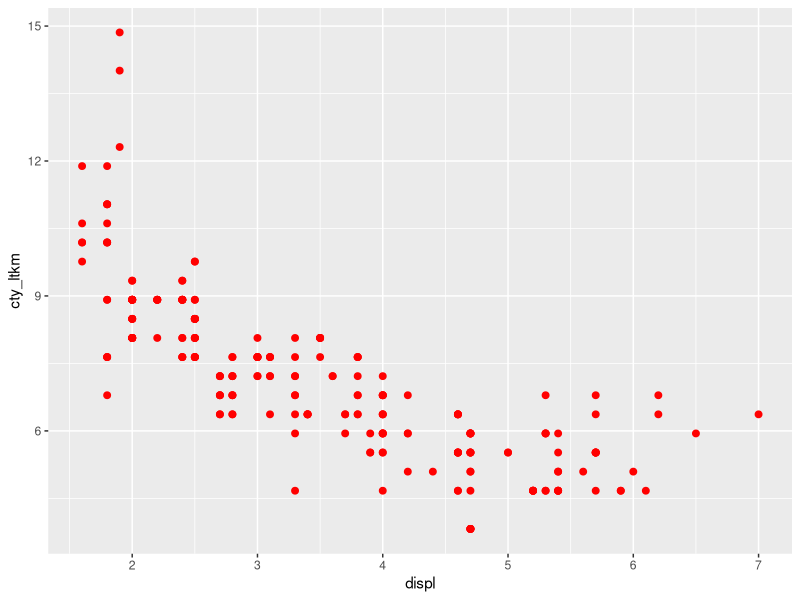
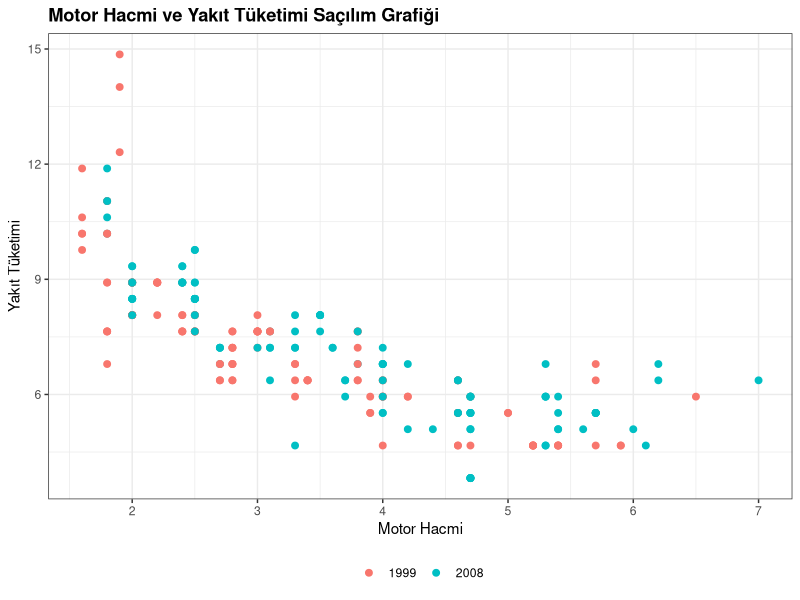
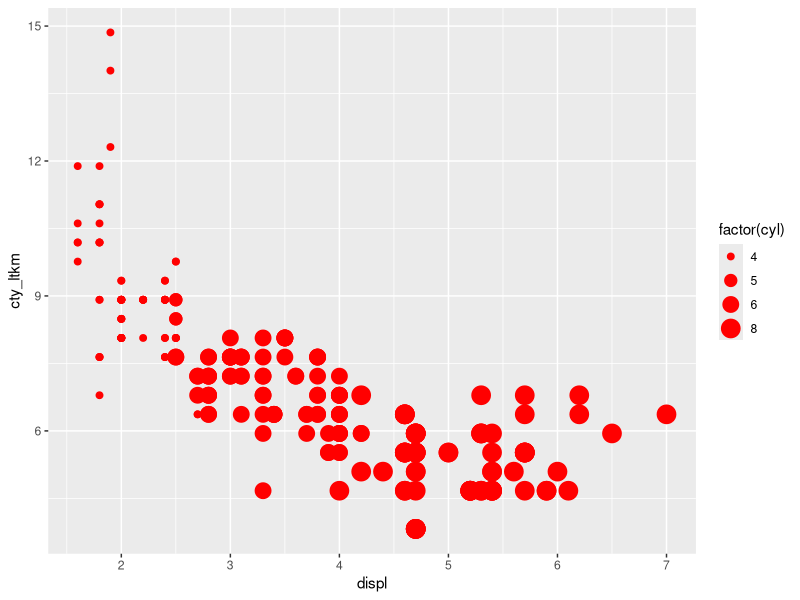
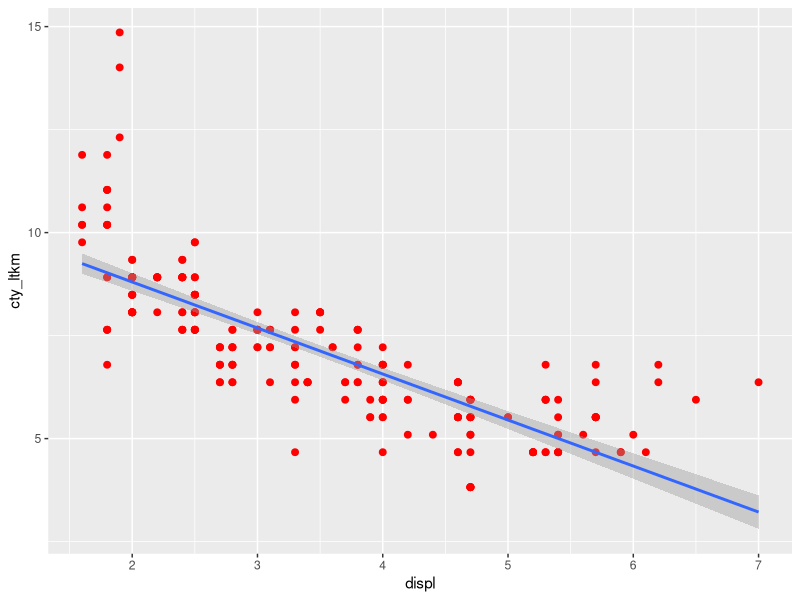
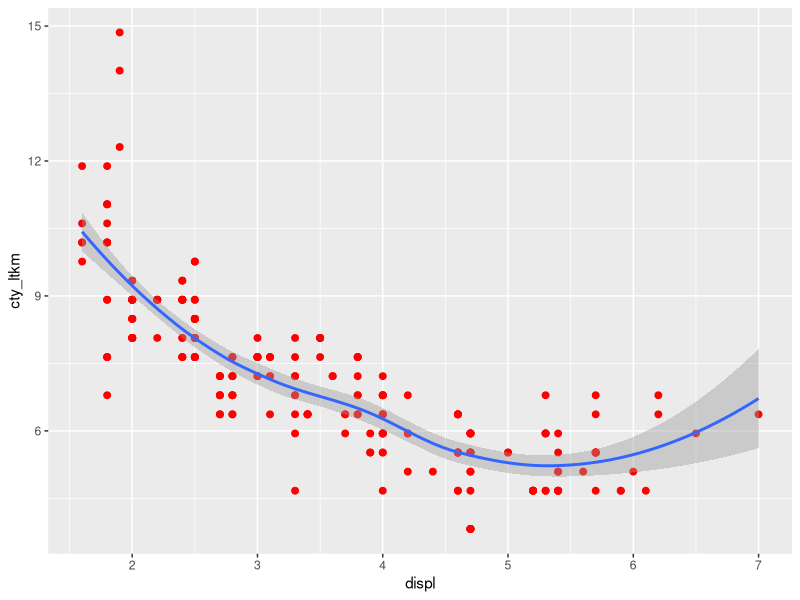
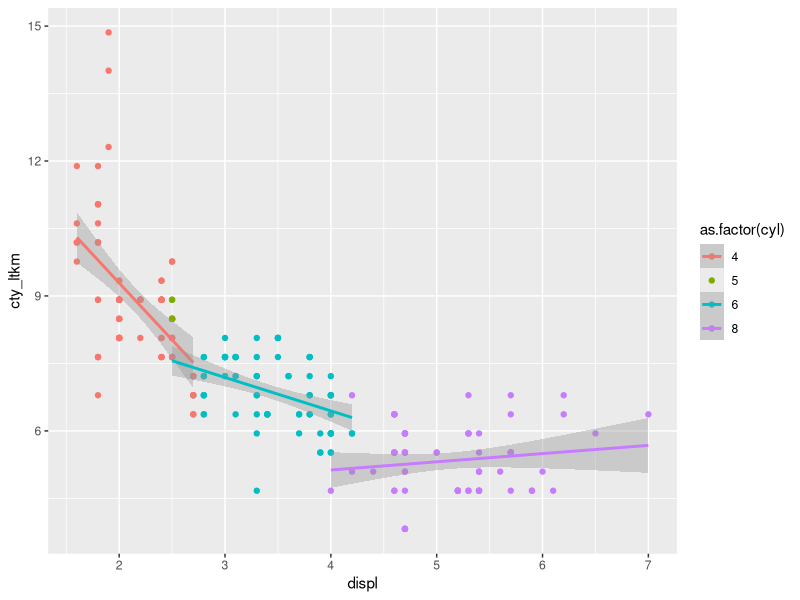
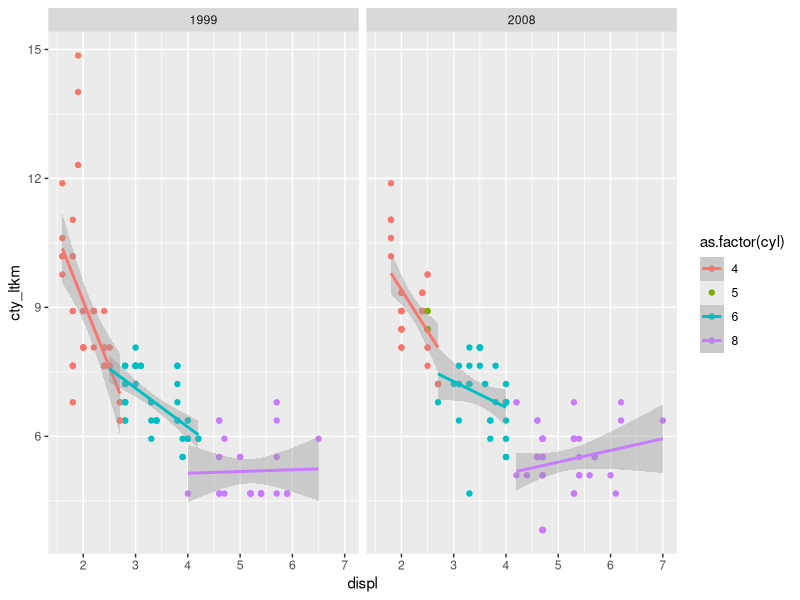
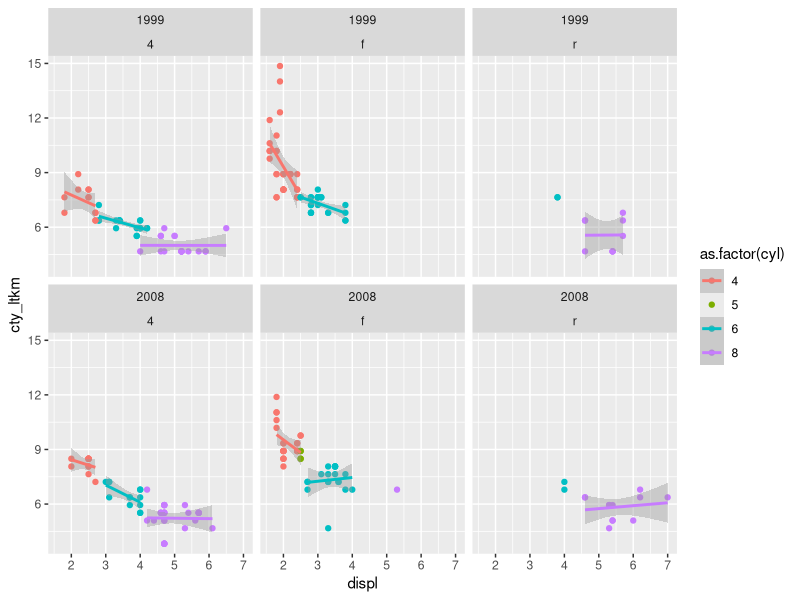

Here is the R script that generated these plots, in order:
## ---- chunk 1

library(ggplot2)
library(dplyr, quietly = TRUE)

# Bir önceki bölümde üretilen yeni değişkenleri mpg veri setine yine ekleyelim.

# litre başına km hesaplama
galonmil_to_ltkm <- function(x){
  
  km <- x * 1.609/3.79
  return(km)
}

df <- mpg
df$cty_ltkm <- galonmil_to_ltkm(df$cty)
df$hwy_ltkm <- galonmil_to_ltkm(df$hwy)

p1 <- ggplot(df,aes(x=displ,y=cty_ltkm)) +
  geom_point(size=2,color="red")
p1

# gruplar düzeyinde grafiği çizdirme
p2 <- ggplot(df,aes(x=displ,y=cty_ltkm,colour=as.factor(year))) +
  geom_point(size=2) +
  # grafiğe başlık ekleme
  ggtitle("Motor Hacmi ve Yakıt Tüketimi Saçılım Grafiği") +
  #eksenleri isimlendirme
  xlab("Motor Hacmi") + 
  ylab("Yakıt Tüketimi")+
  theme_bw() + # tema değiştirme
  theme(legend.position = "bottom",  # gruplama değişkeninin poziyounun değiştirme
        plot.title = element_text(face = "bold"), # kalın başlık
        legend.title = element_blank()) # grup başlığını kaldırma
p2  

ggplot(df,aes(x=displ,y=cty_ltkm)) +
  geom_point(aes(size=factor(cyl)),color="red")

# grafiğe model eğrisi ekleme
p1 + geom_smooth(method = lm, se = TRUE)
p1 + geom_smooth(method = loess, se = TRUE)

# grup düzeyinde model eğrileri ve saçılım grafiği
p3 <- df %>% 
  ggplot(aes(x=displ,y=cty_ltkm,color=as.factor(cyl))) +
  geom_point()  + 
  geom_smooth(method = lm, se = TRUE)
p3

# grup ve yıl düzeyinde model eğrileri ve saçılım grafiği
p3 + facet_wrap(~ year)
p3 + facet_wrap(~ year+drv)
p3 + facet_grid(drv ~ year) # eksen aralıkları sabit
p3 + facet_grid(drv ~ year,scales = "free") # eksen aralıkları değişken

## ---- chunk 2

economics
summary(economics)

p4 <- economics %>% 
  ggplot(aes(x=date,y=pce)) +
  geom_line(color="blue") +
  theme_minimal() +
  labs(x = "",
       y = "Personal Consumption Expenditures",
       title = "Personal Consumption Expenditures Time Series",
       caption = "Economics Data",
       subtitle = "Economics Data (1967-2015)")
p4

# zaman eksenini ayarlama
p4 + 
  scale_x_date(date_breaks = "1 year", date_labels = "%Y") +
  theme(axis.text.x = element_text(angle = 45), legend.position = "top")

p4 + 
  scale_x_date(date_breaks = "2 year", date_labels = "%Y",expand = c(0,0)) +
  theme(axis.text.x = element_text(angle = 45), legend.position = "top")

# çizgi türü değiştirilebilir
economics %>% 
  ggplot(aes(x=date,y=pce)) +
  geom_line(linetype = "dashed", size = 1, colour = "blue")

economics %>% 
  ggplot(aes(x=date,y=pce)) +
  geom_line(linetype = "dotted", size = 2, colour = "blue")

# zaman grafiğine noktalar ekleme
economics %>% 
  filter(lubridate::year(date) >= 2010) %>% 
  ggplot(aes(x=date,y=pce)) +
  geom_line()+
  geom_point(size = 3, shape= 7, colour = "red")

# gölgeli zaman grafiği
economics %>% 
  ggplot(aes(x=date,y=pce)) +
  geom_area(color="blue",fill="red",alpha=0.6) +
  # y ekseni aralıklarını ayarlama
  scale_y_continuous(breaks = seq(0, max(economics$pce), by = 1000))

economics %>% 
  ggplot(aes(x=date,y=uempmed )) +
  geom_area(color="blue",fill="red",alpha=0.5) +
  theme_light()

# çoklu zaman serisi grafiği
economics_long

# serilerin ölçekleri farklı 
economics_long %>% 
  ggplot(aes(x=date,y=value,color=variable))+
  geom_line()

economics_long %>% 
  ggplot(aes(x=date,y=value))+
  geom_line() +
  facet_wrap(~variable,scales = "free_y")

economics_long %>% 
  ggplot(aes(x=date,y=value))+
  geom_line() +
  facet_wrap(~variable,scales = "free_y")+
  scale_y_log10() # y eksenlerinin logatirması alınır

## ---- chunk 3

glimpse(diamonds)
summary(diamonds)

## ---- chunk 4

# sıklık durumunu görselleştirme
ggplot(diamonds, aes(cut)) +
  geom_bar()

## ---- chunk 5

ggplot(diamonds, aes(cut, fill = color)) +
  geom_bar(position = position_dodge()) + 
  xlab("Pirlanta kaliteleri") + 
  ylab("Gozlenme Sikliklari")

## ---- chunk 6

ggplot(diamonds, aes(x=cut, y=carat,fill = color)) +
  geom_bar(stat = "identity") 

## ---- chunk 7

ggplot(diamonds, aes(x=cut, y=carat,fill = color)) +
  # fill ile oransal olarak gösterim yapılır
  geom_bar(stat = "identity",position = "fill") 

## ---- chunk 8

ggplot(diamonds, aes(price)) +
  geom_histogram()

## ---- chunk 9
ggplot(diamonds, aes(price)) +
  geom_histogram(binwidth = 1000,fill = "green")

## ---- chunk 10

# Karat değerlerinin histogramı
ggplot(diamonds, aes(x = carat)) +
  geom_histogram(bins = 30, fill = "skyblue", color = "black") +
  labs(title = "Histogram of Diamond Carat",
       x = "Carat",
       y = "Frequency")

## ---- chunk 11

# Kesim sınıflarına göre karat yoğunluk fonksiyonları ile grafik oluştur
ggplot(diamonds, aes(x = carat, fill = cut)) +
  geom_density(alpha = 0.5, color = "black") +
  labs(title = "Density Plot of Carat by Cut",
       x = "Carat",
       y = "Density",
       fill = "Cut") +
  theme_minimal()


## ---- chunk 12

# Kesim sınıflarına göre karat değerlerini gösteren grafik oluştur
ggplot(diamonds, aes(x = carat, fill = cut)) +
  geom_density(alpha = 0.5, color = "black") +
  labs(title = "Density Plot of Carat by Cut",
       x = "Carat",
       y = "Density",
       fill = "Cut") +
  facet_wrap(~cut, scales = "free_y") +
  theme_minimal()

## ---- chunk 13

# Kesim sınıflarına ve renklere göre karat değerlerini gösteren grafik oluştur
ggplot(diamonds, aes(x = carat, fill = cut)) +
  geom_density(alpha = 0.5, color = "black") +
  labs(title = "Density Plot of Carat by Cut and Color",
       x = "Carat",
       y = "Density",
       fill = "Cut") +
  facet_grid(cut ~ color, scales = "free_y") +
  theme_minimal()


## ---- chunk 14

# Kesim sınıflarına göre fiyatları gösteren boxplot oluştur
ggplot(diamonds, aes(x = cut, y = price, fill = cut)) +
  geom_boxplot() +
  labs(title = "Boxplot of Prices by Cut",
       x = "Cut",
       y = "Price",
       fill = "Cut") +
  theme_minimal()


## ---- chunk 15

# Kesim sınıflarına göre fiyatları gösteren boxplot oluştur
ggplot(diamonds, aes(x = cut, y = price, fill = cut)) +
  geom_boxplot() +
  stat_summary(
    fun = mean,
    geom = "point",
    shape = 18,
    size = 3,
    color = "red",
    position = position_dodge(0.75)
  ) +
  labs(title = "Boxplot of Prices by Cut with Mean",
       x = "Cut",
       y = "Price",
       fill = "Cut") +
  theme_minimal()
## ---- chunk 16

# Kesim sınıflarına göre fiyatların violin grafiği
ggplot(diamonds, aes(x = cut, y = price, fill = cut)) +
  geom_violin() +
  labs(title = "Violin Plot of Prices by Cut",
       x = "Cut",
       y = "Price",
       fill = "Cut") +
  theme_minimal()
